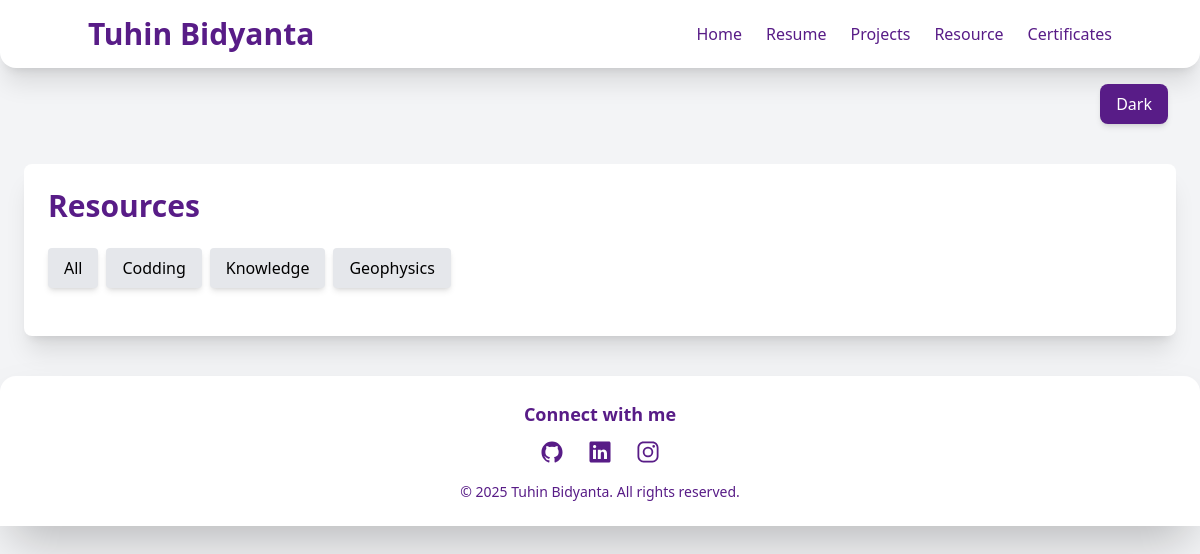
The page /resource on the database as committed earlier.
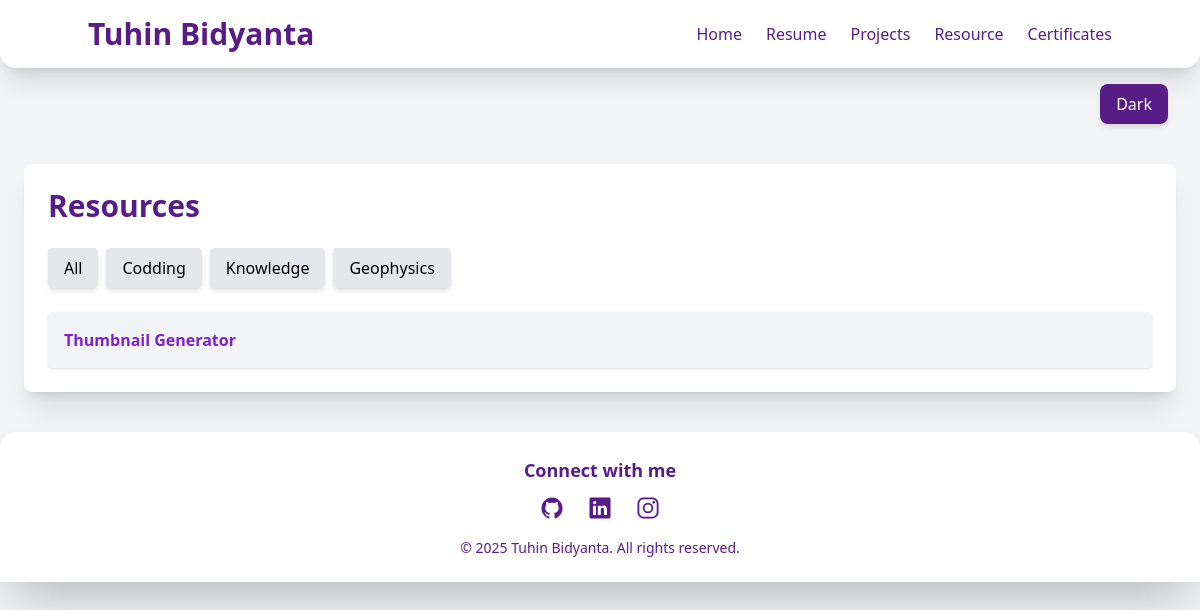
The same page on the database as committed later.
### app.py (models this page shows)
class Resource(db.Model):
    id = db.Column(db.Integer, primary_key=True)
    name = db.Column(db.String(200), nullable=False)
    link = db.Column(db.String(400), nullable=False)
    category = db.Column(db.String(100), nullable=False)

### app.py (the view)
@app.route('/resource')
def resource():
    resources = Resource.query.all()
    return render_template('resource.html' , res = resources)

### templates/resource.html
{% extends 'base.html' %}
{% block resource %}
<div class="max-w-6xl mx-auto p-6 bg-white dark:bg-gray-800 shadow-xl rounded-lg mt-10">
    <div class="flex justify-between items-center">
        <h1 class="text-3xl font-bold text-purple-900 dark:text-purple-300">Resources</h1>
    </div>
    <div class="mt-6 flex flex-wrap gap-2">
        <button onclick="filterResources('all')" class="px-4 py-2 bg-gray-200 dark:bg-gray-700 rounded shadow-md hover:bg-gray-300">All</button>
        <button onclick="filterResources('codding')" class="px-4 py-2 bg-gray-200 dark:bg-gray-700 rounded shadow-md hover:bg-gray-300">Codding</button>
        <button onclick="filterResources('knowledge')" class="px-4 py-2 bg-gray-200 dark:bg-gray-700 rounded shadow-md hover:bg-gray-300">Knowledge</button>
        <button onclick="filterResources('geophysics')" class="px-4 py-2 bg-gray-200 dark:bg-gray-700 rounded shadow-md hover:bg-gray-300">Geophysics</button>
    </div>
    <ul class="mt-6 space-y-4">
        {% for resource in res%}
        <li class="resource-item bg-gray-100 dark:bg-gray-700 p-4 rounded shadow" data-category="{{resource.category}}">
            <a href="{{resource.link}}" class="text-purple-700 dark:text-purple-300 font-semibold">{{resource.name}}</a>
        </li>
        {%endfor%}
    </ul>
</div>
{% endblock %}

Rows that differ between the two databases and show on the page:
added Resource: name "Thumbnail Generator"
